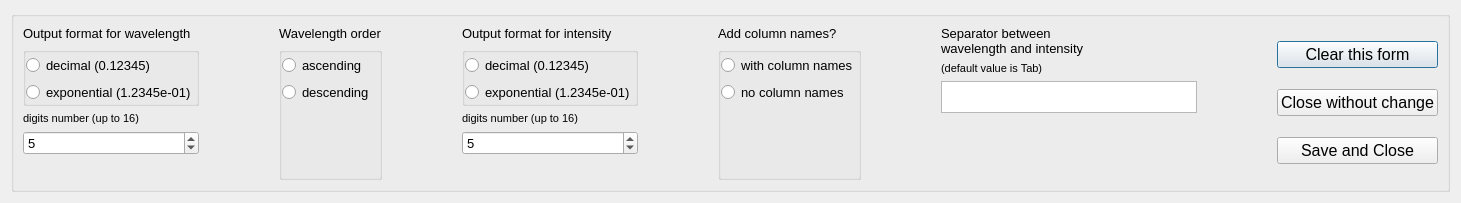
<?xml version="1.0" encoding="UTF-8"?>
<ui version="4.0">
 <class>Dialog</class>
 <widget class="QDialog" name="Dialog">
  <property name="geometry">
   <rect>
    <x>0</x>
    <y>0</y>
    <width>1461</width>
    <height>203</height>
   </rect>
  </property>
  <property name="font">
   <font>
    <family>MS Shell Dlg 2</family>
    <pointsize>10</pointsize>
   </font>
  </property>
  <property name="windowTitle">
   <string>Format of the output file</string>
  </property>
  <layout class="QHBoxLayout" name="horizontalLayout">
   <item>
    <widget class="QGroupBox" name="groupBox">
     <property name="title">
      <string/>
     </property>
     <layout class="QHBoxLayout" name="horizontalLayout_2">
      <item>
       <layout class="QVBoxLayout" name="verticalLayout">
        <item>
         <widget class="QLabel" name="label">
          <property name="text">
           <string>Output format for wavelength</string>
          </property>
         </widget>
        </item>
        <item>
         <widget class="QGroupBox" name="groupBox_2">
          <property name="title">
           <string/>
          </property>
          <property name="flat">
           <bool>true</bool>
          </property>
          <layout class="QVBoxLayout" name="verticalLayout_2">
           <property name="leftMargin">
            <number>0</number>
           </property>
           <property name="topMargin">
            <number>2</number>
           </property>
           <property name="rightMargin">
            <number>0</number>
           </property>
           <property name="bottomMargin">
            <number>0</number>
           </property>
           <item>
            <widget class="QRadioButton" name="w_f_dec">
             <property name="font">
              <font>
               <family>MS Shell Dlg 2</family>
               <pointsize>10</pointsize>
              </font>
             </property>
             <property name="text">
              <string>decimal (0.12345)</string>
             </property>
            </widget>
           </item>
           <item>
            <widget class="QRadioButton" name="w_f_exp">
             <property name="font">
              <font>
               <family>MS Shell Dlg 2</family>
               <pointsize>10</pointsize>
              </font>
             </property>
             <property name="text">
              <string>exponential (1.2345e-01)</string>
             </property>
            </widget>
           </item>
          </layout>
         </widget>
        </item>
        <item>
         <widget class="QLabel" name="label_14">
          <property name="font">
           <font>
            <pointsize>8</pointsize>
           </font>
          </property>
          <property name="text">
           <string>digits number (up to 16)</string>
          </property>
         </widget>
        </item>
        <item>
         <widget class="QSpinBox" name="d_s_wl">
          <property name="font">
           <font>
            <family>MS Shell Dlg 2</family>
            <pointsize>10</pointsize>
           </font>
          </property>
          <property name="minimum">
           <number>0</number>
          </property>
          <property name="maximum">
           <number>16</number>
          </property>
          <property name="value">
           <number>5</number>
          </property>
         </widget>
        </item>
        <item>
         <spacer name="verticalSpacer">
          <property name="orientation">
           <enum>Qt::Vertical</enum>
          </property>
          <property name="sizeHint" stdset="0">
           <size>
            <width>20</width>
            <height>40</height>
           </size>
          </property>
         </spacer>
        </item>
       </layout>
      </item>
      <item>
       <spacer name="horizontalSpacer">
        <property name="orientation">
         <enum>Qt::Horizontal</enum>
        </property>
        <property name="sizeHint" stdset="0">
         <size>
          <width>40</width>
          <height>20</height>
         </size>
        </property>
       </spacer>
      </item>
      <item>
       <layout class="QVBoxLayout" name="verticalLayout_9">
        <item>
         <widget class="QLabel" name="label_5">
          <property name="text">
           <string>Wavelength order</string>
          </property>
         </widget>
        </item>
        <item>
         <widget class="QGroupBox" name="groupBox_5">
          <property name="title">
           <string/>
          </property>
          <property name="flat">
           <bool>true</bool>
          </property>
          <layout class="QVBoxLayout" name="verticalLayout_10">
           <property name="leftMargin">
            <number>0</number>
           </property>
           <property name="topMargin">
            <number>2</number>
           </property>
           <property name="rightMargin">
            <number>0</number>
           </property>
           <property name="bottomMargin">
            <number>0</number>
           </property>
           <item>
            <widget class="QRadioButton" name="w_o_a">
             <property name="font">
              <font>
               <family>MS Shell Dlg 2</family>
               <pointsize>10</pointsize>
              </font>
             </property>
             <property name="text">
              <string>ascending</string>
             </property>
            </widget>
           </item>
           <item>
            <widget class="QRadioButton" name="w_o_d">
             <property name="font">
              <font>
               <family>MS Shell Dlg 2</family>
               <pointsize>10</pointsize>
              </font>
             </property>
             <property name="text">
              <string>descending</string>
             </property>
            </widget>
           </item>
           <item>
            <spacer name="verticalSpacer_5">
             <property name="orientation">
              <enum>Qt::Vertical</enum>
             </property>
             <property name="sizeHint" stdset="0">
              <size>
               <width>20</width>
               <height>40</height>
              </size>
             </property>
            </spacer>
           </item>
          </layout>
         </widget>
        </item>
       </layout>
      </item>
      <item>
       <spacer name="horizontalSpacer_2">
        <property name="orientation">
         <enum>Qt::Horizontal</enum>
        </property>
        <property name="sizeHint" stdset="0">
         <size>
          <width>40</width>
          <height>20</height>
         </size>
        </property>
       </spacer>
      </item>
      <item>
       <layout class="QVBoxLayout" name="verticalLayout_3">
        <item>
         <widget class="QLabel" name="label_2">
          <property name="text">
           <string>Output format for intensity</string>
          </property>
         </widget>
        </item>
        <item>
         <widget class="QGroupBox" name="groupBox_3">
          <property name="title">
           <string/>
          </property>
          <property name="flat">
           <bool>true</bool>
          </property>
          <layout class="QVBoxLayout" name="verticalLayout_5">
           <property name="leftMargin">
            <number>0</number>
           </property>
           <property name="topMargin">
            <number>2</number>
           </property>
           <property name="rightMargin">
            <number>0</number>
           </property>
           <property name="bottomMargin">
            <number>0</number>
           </property>
           <item>
            <widget class="QRadioButton" name="i_f_dec">
             <property name="font">
              <font>
               <family>MS Shell Dlg 2</family>
               <pointsize>10</pointsize>
              </font>
             </property>
             <property name="text">
              <string>decimal (0.12345)</string>
             </property>
            </widget>
           </item>
           <item>
            <widget class="QRadioButton" name="i_f_exp">
             <property name="font">
              <font>
               <family>MS Shell Dlg 2</family>
               <pointsize>10</pointsize>
              </font>
             </property>
             <property name="text">
              <string>exponential (1.2345e-01)</string>
             </property>
            </widget>
           </item>
          </layout>
         </widget>
        </item>
        <item>
         <widget class="QLabel" name="label_8">
          <property name="font">
           <font>
            <pointsize>8</pointsize>
           </font>
          </property>
          <property name="text">
           <string>digits number (up to 16)</string>
          </property>
         </widget>
        </item>
        <item>
         <widget class="QSpinBox" name="d_s_int">
          <property name="font">
           <font>
            <family>MS Shell Dlg 2</family>
            <pointsize>10</pointsize>
           </font>
          </property>
          <property name="maximum">
           <number>16</number>
          </property>
          <property name="value">
           <number>5</number>
          </property>
         </widget>
        </item>
        <item>
         <spacer name="verticalSpacer_2">
          <property name="orientation">
           <enum>Qt::Vertical</enum>
          </property>
          <property name="sizeHint" stdset="0">
           <size>
            <width>20</width>
            <height>40</height>
           </size>
          </property>
         </spacer>
        </item>
       </layout>
      </item>
      <item>
       <spacer name="horizontalSpacer_5">
        <property name="orientation">
         <enum>Qt::Horizontal</enum>
        </property>
        <property name="sizeHint" stdset="0">
         <size>
          <width>40</width>
          <height>20</height>
         </size>
        </property>
       </spacer>
      </item>
      <item>
       <layout class="QVBoxLayout" name="verticalLayout_6">
        <item>
         <widget class="QLabel" name="label_3">
          <property name="text">
           <string>Add column names?</string>
          </property>
         </widget>
        </item>
        <item>
         <widget class="QGroupBox" name="groupBox_4">
          <property name="title">
           <string/>
          </property>
          <property name="flat">
           <bool>true</bool>
          </property>
          <layout class="QVBoxLayout" name="verticalLayout_7">
           <property name="leftMargin">
            <number>0</number>
           </property>
           <property name="topMargin">
            <number>2</number>
           </property>
           <property name="rightMargin">
            <number>0</number>
           </property>
           <item>
            <widget class="QRadioButton" name="t_w">
             <property name="font">
              <font>
               <family>MS Shell Dlg 2</family>
               <pointsize>10</pointsize>
              </font>
             </property>
             <property name="text">
              <string>with column names</string>
             </property>
            </widget>
           </item>
           <item>
            <widget class="QRadioButton" name="t_n">
             <property name="font">
              <font>
               <family>MS Shell Dlg 2</family>
               <pointsize>10</pointsize>
              </font>
             </property>
             <property name="text">
              <string>no column names</string>
             </property>
            </widget>
           </item>
           <item>
            <spacer name="verticalSpacer_3">
             <property name="orientation">
              <enum>Qt::Vertical</enum>
             </property>
             <property name="sizeHint" stdset="0">
              <size>
               <width>20</width>
               <height>40</height>
              </size>
             </property>
            </spacer>
           </item>
          </layout>
         </widget>
        </item>
       </layout>
      </item>
      <item>
       <spacer name="horizontalSpacer_6">
        <property name="orientation">
         <enum>Qt::Horizontal</enum>
        </property>
        <property name="sizeHint" stdset="0">
         <size>
          <width>40</width>
          <height>20</height>
         </size>
        </property>
       </spacer>
      </item>
      <item>
       <layout class="QVBoxLayout" name="verticalLayout_8">
        <item>
         <widget class="QLabel" name="label_4">
          <property name="text">
           <string>Separator between
wavelength and intensity</string>
          </property>
         </widget>
        </item>
        <item>
         <widget class="QLabel" name="label_7">
          <property name="font">
           <font>
            <pointsize>8</pointsize>
           </font>
          </property>
          <property name="text">
           <string>(default value is Tab)</string>
          </property>
         </widget>
        </item>
        <item>
         <widget class="QPlainTextEdit" name="separ_sign">
          <property name="maximumSize">
           <size>
            <width>16777215</width>
            <height>32</height>
           </size>
          </property>
          <property name="font">
           <font>
            <family>Times New Roman</family>
            <pointsize>10</pointsize>
           </font>
          </property>
          <property name="verticalScrollBarPolicy">
           <enum>Qt::ScrollBarAlwaysOff</enum>
          </property>
         </widget>
        </item>
        <item>
         <spacer name="verticalSpacer_4">
          <property name="orientation">
           <enum>Qt::Vertical</enum>
          </property>
          <property name="sizeHint" stdset="0">
           <size>
            <width>20</width>
            <height>40</height>
           </size>
          </property>
         </spacer>
        </item>
       </layout>
      </item>
      <item>
       <spacer name="horizontalSpacer_7">
        <property name="orientation">
         <enum>Qt::Horizontal</enum>
        </property>
        <property name="sizeHint" stdset="0">
         <size>
          <width>40</width>
          <height>20</height>
         </size>
        </property>
       </spacer>
      </item>
      <item>
       <layout class="QVBoxLayout" name="verticalLayout_4">
        <item>
         <widget class="QPushButton" name="btn_clear">
          <property name="font">
           <font>
            <pointsize>12</pointsize>
           </font>
          </property>
          <property name="text">
           <string>Clear this form</string>
          </property>
         </widget>
        </item>
        <item>
         <widget class="QPushButton" name="btn_close">
          <property name="font">
           <font>
            <pointsize>12</pointsize>
           </font>
          </property>
          <property name="text">
           <string>Close without change</string>
          </property>
         </widget>
        </item>
        <item>
         <widget class="QPushButton" name="btn_save">
          <property name="font">
           <font>
            <pointsize>12</pointsize>
           </font>
          </property>
          <property name="text">
           <string>Save and Close</string>
          </property>
         </widget>
        </item>
       </layout>
      </item>
     </layout>
    </widget>
   </item>
  </layout>
 </widget>
 <tabstops>
  <tabstop>w_f_dec</tabstop>
  <tabstop>w_f_exp</tabstop>
  <tabstop>i_f_dec</tabstop>
  <tabstop>i_f_exp</tabstop>
  <tabstop>t_w</tabstop>
  <tabstop>t_n</tabstop>
  <tabstop>btn_clear</tabstop>
  <tabstop>btn_close</tabstop>
  <tabstop>btn_save</tabstop>
  <tabstop>separ_sign</tabstop>
 </tabstops>
 <resources/>
 <connections/>
</ui>
